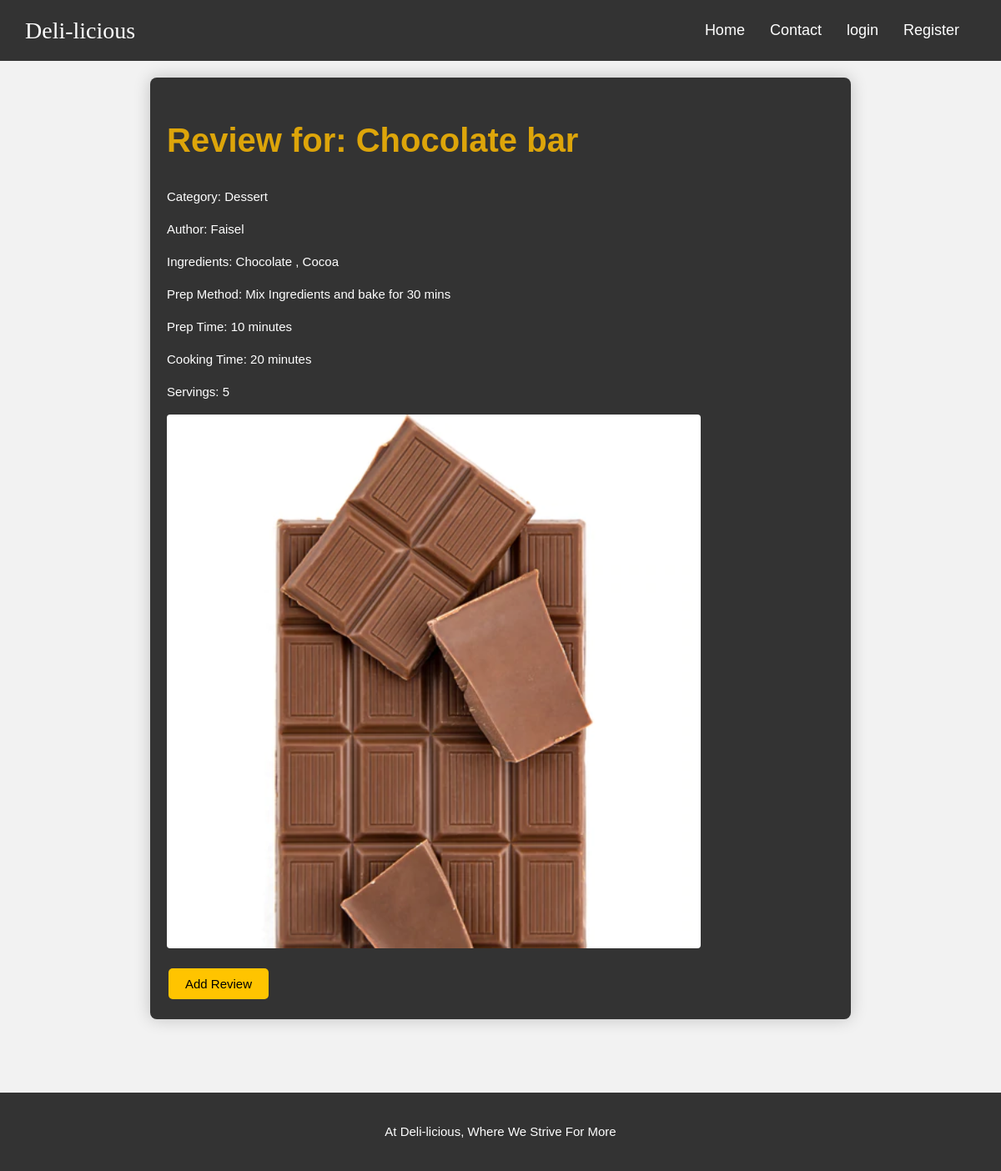
Screenshot of /review.php?recipeid=12 with the database file from the repository.
### tables this page shows
CREATE TABLE `recipetable` (
  `recipeid` int(20) NOT NULL,
  `recipename` varchar(50) NOT NULL,
  `categoryname` varchar(50) NOT NULL,
  `author` varchar(50) NOT NULL,
  `ingredients` varchar(100) NOT NULL,
  `prepmethod` varchar(100) NOT NULL,
  `preptime` varchar(20) NOT NULL,
  `cookingtime` varchar(50) NOT NULL,
  `servings` varchar(100) NOT NULL,
  `imagename` varchar(50) NOT NULL
);

### review.php (the view, shortened to what this page needs)
<!DOCTYPE html>
<html>
<head>
    <link rel="stylesheet" type="text/css" href="reviewstyle.css">
</head>
<body>
    <header>
    <div class="logo"><a href="#">Deli-licious</a></div>
    <nav>
        <ul>
               <li><a href="index.html">Home</a></li>
            <li><a href="contact.html">Contact</a></li>
            <li><a href="login.php">login</a></li>
             <li><a href="register.html">Register</a></li>
        </ul>
    </nav> </header>
    <div id="page-container">
        <div id="content-wrap" style="color:#fff">
            <?php
            if(isset($_GET['recipeid'])) {
                $recipeid = $_GET['recipeid'];
                try {
                    $pdo = new PDO('mysql:host=localhost;dbname=wt', 'root', '');
                    $sql = "SELECT * FROM recipetable WHERE recipeid = :recipeid";
                    $stmt = $pdo->prepare($sql);
                    $stmt->execute(['recipeid' => $recipeid]);
                    $recipe = $stmt->fetch(PDO::FETCH_ASSOC);
                } catch (PDOException $e) {
                    echo "Error retrieving recipe details.";
                }
                if($recipe) {
                    echo "<h2>Review for: {$recipe['recipename']}</h2>";
                    echo "<p>Category: {$recipe['categoryname']}</p>";
                    echo "<p>Author: {$recipe['author']}</p>";
                    echo "<p>Ingredients: {$recipe['ingredients']}</p>";
                    echo "<p>Prep Method: {$recipe['prepmethod']}</p>";
                    echo "<p>Prep Time: {$recipe['preptime']}</p>";
                    echo "<p>Cooking Time: {$recipe['cookingtime']}</p>";
                    echo "<p>Servings: {$recipe['servings']}</p>";
                    echo '<img src="recipeimages/' . $recipe['imagename'] . '" width="80%" height="70%">';
                    echo '<form action="Feedback.php" method="post">';
                    echo '<input type="submit" value="Add Review">';
                    echo '</form>';
                } else {
                    echo "Recipe not found.";
                }
            } else {
                echo "Recipe ID not provided.";
            }
            ?>
        </div>
    </div>
    <br><br><br> <br><br><br> <br><br><br>
    <footer id="footer">
        <p>At Deli-licious, Where We Strive For More</p>
    </footer>
</body>
</html>

### reviewstyle.css (style rules this page uses)
body { font-family: 'Arial', sans-serif; background-color: #f2f2f2; margin: 0; padding: 0; background-repeat: no-repeat; background-position: center; overflow: scroll; background-image: url("recipeimages/pasta.jpg"); }
header { background-color: #333; color: white; padding: 10px 0; display: flex; justify-content: space-between; align-items: center; }
.logo a { color: white; text-decoration: none; font-size: 28px; margin-left: 30px; font-family:Lucida Sans Typewriter; }
nav ul { list-style-type: none; padding: 0; margin-right: 20px; display: flex; align-items: center; }
nav ul li { margin-right: 30px; }
nav ul li a { color: white; text-decoration: none; font-size: 18px; }
#footer { background-color: #333; color: white; text-align: center; padding: 20px 0; position: fixed; bottom: 0; width: 100%; }
#page-container { display: flex; justify-content: center; align-items: center; min-height: 100vh; }
#content-wrap { background-color: #333; color: #fff; border-radius: 8px; box-shadow: 0 0 20px rgba(0,0,0,0.2); padding: 20px; width: 90%; max-width: 800px; margin: 20px; }
h2 { color: #dda50a; font-size: 40px; }
p { line-height: 1.6; font-size: 15px; }
img { max-width: 100%; height: auto; display: block; margin-top: 10px; border-radius: 4px; }
form { margin-top: 20px; }
input[type="submit"] { background-color: #ffc400; border: none; color: white; color:#000; font-size: 15px; padding: 10px 20px; text-decoration: none; margin: 4px 2px; cursor: pointer; border-radius: 5px; }

### rows the page displays
recipetable: recipename "Chocolate bar", categoryname "Dessert", author "Faisel", ingredients "Chocolate , Cocoa", prepmethod "Mix Ingredients and bake for 30 mins", preptime "10 minutes", cookingtime "20 minutes", servings "5", imagename (picture)
